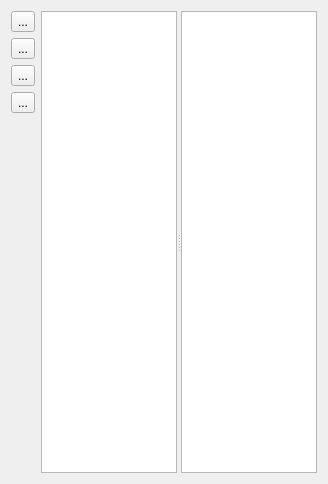
<?xml version="1.0" encoding="UTF-8"?>
<ui version="4.0">
 <class>FileManager</class>
 <widget class="QWidget" name="FileManager">
  <property name="geometry">
   <rect>
    <x>0</x>
    <y>0</y>
    <width>328</width>
    <height>484</height>
   </rect>
  </property>
  <property name="windowTitle">
   <string>Form</string>
  </property>
  <layout class="QHBoxLayout" name="horizontalLayout">
   <item>
    <layout class="QVBoxLayout" name="verticalLayout">
     <item>
      <widget class="QToolButton" name="btn_run">
       <property name="text">
        <string>...</string>
       </property>
      </widget>
     </item>
     <item>
      <widget class="QToolButton" name="btn_save">
       <property name="text">
        <string>...</string>
       </property>
      </widget>
     </item>
     <item>
      <widget class="QToolButton" name="btn_save_as">
       <property name="text">
        <string>...</string>
       </property>
      </widget>
     </item>
     <item>
      <widget class="QToolButton" name="btn_cancel">
       <property name="text">
        <string>...</string>
       </property>
      </widget>
     </item>
     <item>
      <spacer name="verticalSpacer">
       <property name="orientation">
        <enum>Qt::Vertical</enum>
       </property>
       <property name="sizeHint" stdset="0">
        <size>
         <width>20</width>
         <height>40</height>
        </size>
       </property>
      </spacer>
     </item>
    </layout>
   </item>
   <item>
    <widget class="QSplitter" name="splitter">
     <property name="orientation">
      <enum>Qt::Horizontal</enum>
     </property>
     <widget class="QTreeView" name="tv_filemanager"/>
     <widget class="QTextEdit" name="te_filemanager"/>
    </widget>
   </item>
  </layout>
 </widget>
 <tabstops>
  <tabstop>btn_run</tabstop>
  <tabstop>btn_save</tabstop>
  <tabstop>btn_save_as</tabstop>
  <tabstop>btn_cancel</tabstop>
  <tabstop>tv_filemanager</tabstop>
  <tabstop>te_filemanager</tabstop>
 </tabstops>
 <resources/>
 <connections/>
</ui>
